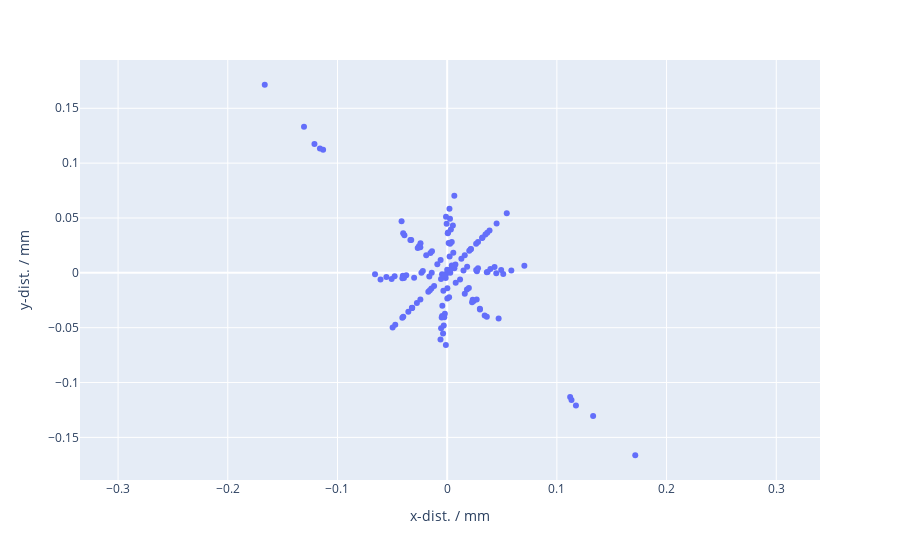

Notebook cell for this chart:
### Code cell
df = px.data.iris()
fig = px.scatter(x = points_xc, y = points_yc, labels={"x": "x-dist. / mm","y": "y-dist. / mm"}, template='plotly')
fig.update_yaxes(scaleanchor = "x",scaleratio = 1,)
fig

### Figure 1 — Plotly figure (JSON) as saved in the notebook; plotly's stock layout.template omitted (floating-point values rounded to 4 significant figures; data arrays with more than 128 entries replaced by an {"elided": "..."} marker saying what was removed)
{"data": [{"hovertemplate": "x-dist. / mm=%{x}<br>y-dist. / mm=%{y}<extra></extra>", "legendgroup": "", "marker": {"color": "#636efa", "symbol": "circle"}, "mode": "markers", "name": "", "orientation": "v", "showlegend": false, "type": "scatter", "x": {"elided": "135 float values"}, "xaxis": "x", "y": {"elided": "135 float values"}, "yaxis": "y"}], "layout": {"legend": {"tracegroupgap": 0}, "margin": {"t": 60}, "xaxis": {"anchor": "y", "domain": [0, 1], "title": {"text": "x-dist. / mm"}}, "yaxis": {"anchor": "x", "domain": [0, 1], "scaleanchor": "x", "scaleratio": 1, "title": {"text": "y-dist. / mm"}}}}
